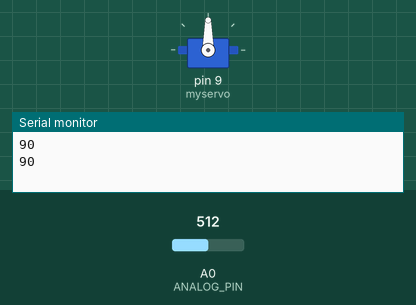
Simulated run of this sketch. Board: Arduino Uno, built with avr-gcc and run on an emulated ATmega328P. Shown: servo, the last lines printed to the serial monitor. The inputs (shaded band) are chosen by the test bench; at power-on: A0 (ANALOG_PIN) = 512.

Above: at 1.8 s.
1.9 s: A0 (ANALOG_PIN) set to 716
At 2.5 s:
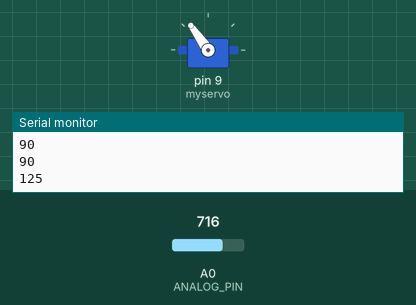
3.5 s: A0 (ANALOG_PIN) set to 900
At 5.2 s:
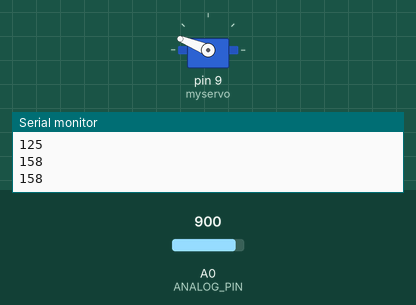
5.5 s: A0 (ANALOG_PIN) set to 1023
At 6.9 s:
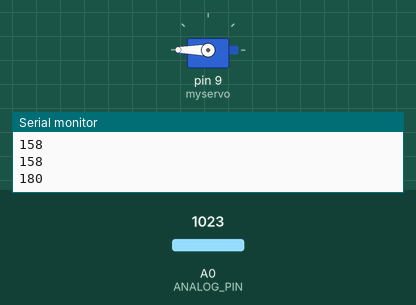
7.5 s: A0 (ANALOG_PIN) set to 306
At 8.4 s:
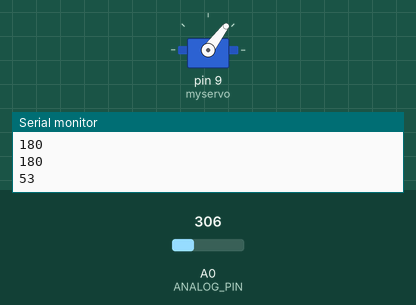
9.5 s: A0 (ANALOG_PIN) set to 170
At 11.2 s:
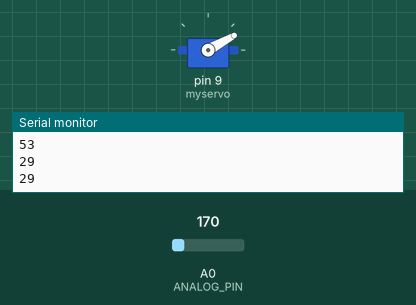
11.5 s: A0 (ANALOG_PIN) set to 0
At 12.7 s:
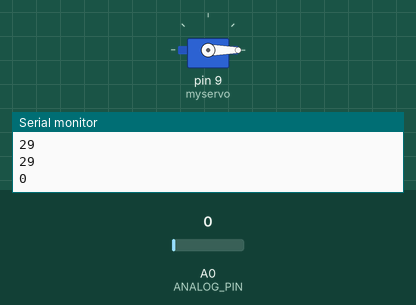
Timing chart, 0 to 14.5 s (numbered marks = the images above; inputs shaded):
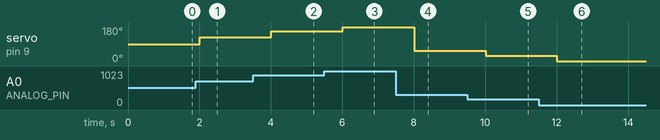

Measured:
- after the input at 1.9 s, servo on pin 9 (myservo): 90° → 125° after 0.10 s
- after the input at 3.5 s, servo on pin 9 (myservo): 125° → 158° after 0.50 s
- after the input at 5.5 s, servo on pin 9 (myservo): 158° → 180° after 0.51 s
- after the input at 7.5 s, servo on pin 9 (myservo): 180° → 53° after 0.51 s
- after the input at 9.5 s, servo on pin 9 (myservo): 53° → 29° after 0.51 s
- after the input at 11.5 s, servo on pin 9 (myservo): 29° → 0° after 0.51 s

The sketch:

Tarea_3.3.ino
```cpp
#include <Servo.h>

#define ANALOG_PIN A0
#define MAX_ADC_VALUE 1023
#define MAX_SERVO_POSITION 180.0f
#define PERIOD 1000000 // período correspondiente a una frecuencia de 1Hz
//#define PERIOD 100000 // período correspondiente a una frecuencia de 10Hz
//##define PERIOD 20000 // período correspondiente a una frecuencia de 50Hz

Servo myservo; // los valores extremos de nuestro servo son 550us y 2470us

unsigned long t1;
unsigned long t2;

void setup() {
  Serial.begin(9600);
  myservo.attach(9);
}

void loop() {
  t1 = micros();
  int sensorValue = analogRead(ANALOG_PIN);
  int servoAngle = sensorValue * MAX_SERVO_POSITION / MAX_ADC_VALUE;
  Serial.println(servoAngle);
  myservo.write(servoAngle);
  while (micros() < t1 + PERIOD){};
}
```
